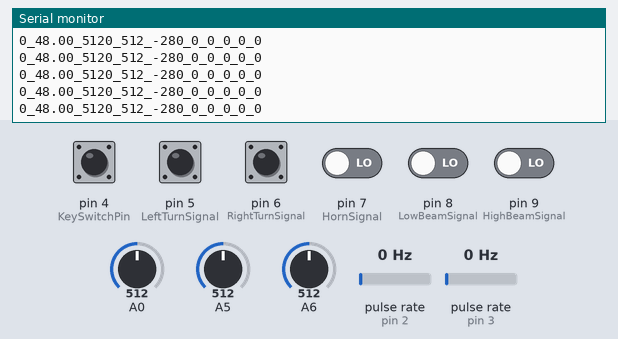
Recording of a sketch running on a simulated Arduino Nano, built with avr-gcc and run on an emulated ATmega328P. Shown: the last lines printed to the serial monitor. Wiring (inferred from the names in the program): 2 × pulse sensor: data pin 2 / data pin 3. Inputs (shaded band) come from the test bench; at power-on: pin 4 (KeySwitchPin), pin 5 (LeftTurnSignal), pin 6 (RightTurnSignal), pin 7 (HornSignal), pin 8 (LowBeamSignal), pin 9 (HighBeamSignal) LOW, A0 = 512, A5 = 512, A6 = 512, pulse rate (sensors on pin 2, pin 3) 0 Hz.

Above: at 1.2 s.
1.3 s: A0 set to 846
At 1.8 s:
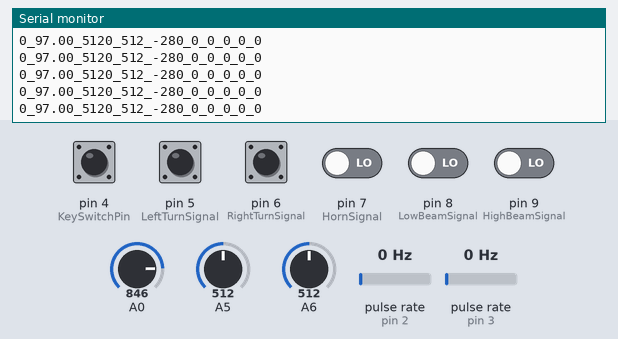
4.3 s: A0 set to 868
At 4.8 s:
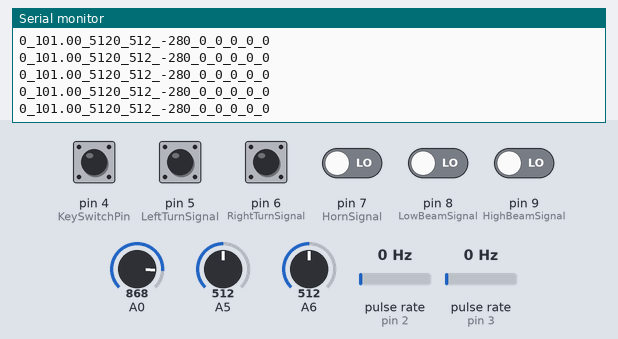
7.3 s: A5 set to 107
At 8.3 s:
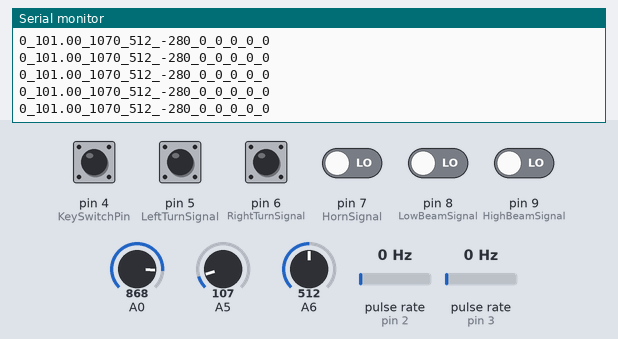
8.8 s: A5 set to 89
At 9.3 s:
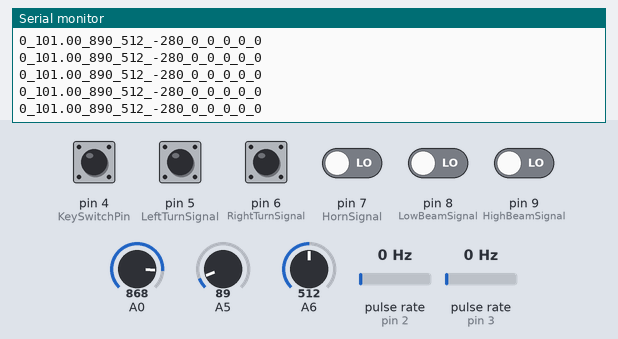
13.3 s: A6 set to 107
At 14.1 s:
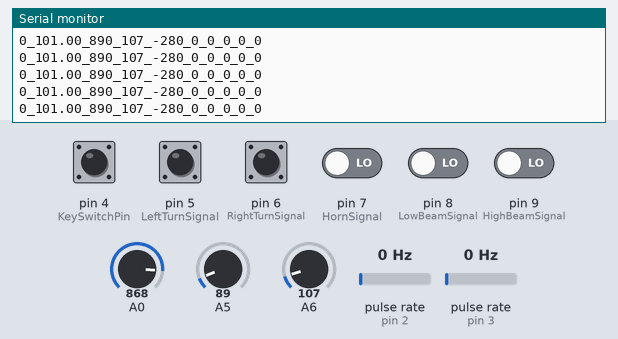
14.8 s: A6 set to 91
At 15.3 s:
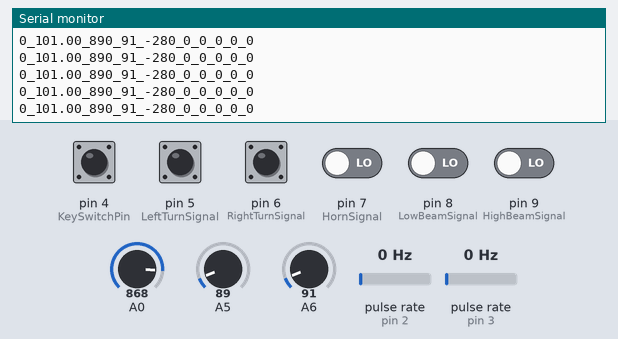
Timing chart, 0 to 17.3 s (numbered marks = the images above; inputs shaded):
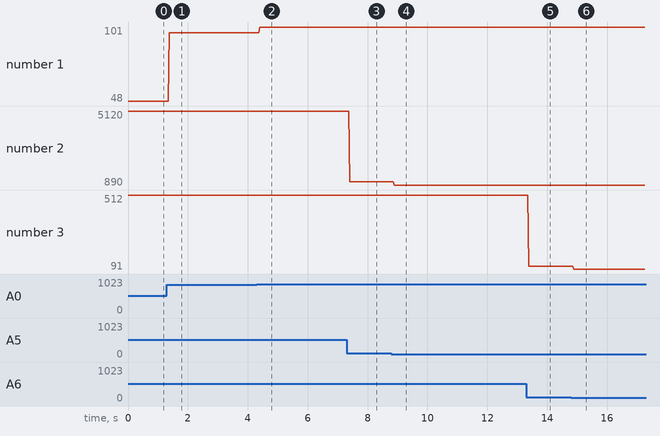

The sketch:

BikeSimulatorNew2.ino
```cpp
//long t;

int KeySwitchPin    = 4;  //สวิทช์กุญแจ
int LeftTurnSignal  = 5 ; //ไฟเลี้ยวซ้าย
int RightTurnSignal = 6 ; //ไฟเลี้ยวขวา
int HornSignal      = 7 ; //แตร
int LowBeamSignal   = 8 ; //ไฟต่ำ
int HighBeamSignal  = 9 ; //ไฟสูง

int AC = 0;
int FB = 0;
int RB = 0;

int keyState = 0;
int FrontBrake = 0;
int RearBrake = 0;
long Steering = 0;
float Accelerator = 0 ;

int KeySwitch   = 0 ; //สวิทช์กุญแจ
int LeftTurn    = 0 ; //ไฟเลี้ยวซ้าย
int RightTurn   = 0 ; //ไฟเลี้ยวขวา
int Horn        = 0 ; //แตร
int LowBeam     = 0 ; //ไฟต่ำ
int HighBeam    = 0 ; //ไฟสูง

//these pins can not be changed 2/3 are special pins
int encoderPin1 = 2;
int encoderPin2 = 3;

volatile int lastEncoded = 0;
volatile long encoderValue = 0;

long lastencoderValue = 0;

int lastMSB = 0;
int lastLSB = 0;

void setup()
{
  pinMode(KeySwitchPin, INPUT);
  pinMode(LeftTurnSignal, INPUT);
  pinMode(RightTurnSignal, INPUT);
  pinMode(HornSignal, INPUT);
  pinMode(LowBeamSignal, INPUT);
  pinMode(HighBeamSignal, INPUT);
  pinMode(encoderPin1, INPUT);
  pinMode(encoderPin2, INPUT);

  digitalWrite(encoderPin1, HIGH); //turn pullup resistor on
  digitalWrite(encoderPin2, HIGH); //turn pullup resistor on
  //call updateEncoder() when any high/low changed seen
  //on interrupt 0 (pin 2), or interrupt 1 (pin 3)
  attachInterrupt(0, updateEncoder, CHANGE);
  attachInterrupt(1, updateEncoder, CHANGE);

  Serial.begin(9600);
}

void loop()
{
  //t = millis();
  //Serial.print(t);
  AC = analogRead(A0);
  FB = analogRead(A5);
  RB = analogRead(A6);
  Accelerator = map(AC, 179, 860, 0, 100);
  FrontBrake = map(FB, 0, 10, 0, 100);
  RearBrake = map(RB, 0, 100, 0, 100);

  Steering = map(encoderValue, 0, 560, -280, 280);

  KeySwitch = digitalRead(KeySwitchPin);
  LeftTurn = digitalRead(LeftTurnSignal);
  RightTurn = digitalRead(RightTurnSignal);
  Horn = digitalRead(HornSignal);
  LowBeam = digitalRead(LowBeamSignal);
  HighBeam = digitalRead(HighBeamSignal);

  if (FrontBrake < 0) {
    FrontBrake = 0;
  }
  if (RearBrake < 0) {
    RearBrake = 0;
  }
  if (Accelerator < 0) {
    Accelerator = 0;
  }
  /*Serial.print("  Steering");
  Serial.print(Steering);
  Serial.print("  encoderValue");
  Serial.print(encoderValue);

  Serial.print("  AC");
  Serial.print(AC);
  Serial.print("  Accelerator");
  Serial.print(Accelerator);

  Serial.print("  FB");
  Serial.print(FB);
  Serial.print("  FrontBrake");
  Serial.print(FrontBrake);

  Serial.print("  RearBrake");
  Serial.print(RearBrake);
  Serial.print("  RB");
  Serial.print(RB);

  Serial.print("  KeySwitch");
  Serial.print(KeySwitch);
  Serial.print("  LeftTurn");
  Serial.print(LeftTurn);
  Serial.print("  RightTurn");
  Serial.print(RightTurn);
  Serial.print("  Horn");
  Serial.print(Horn);
  Serial.print("  LowBeam");
  Serial.print(LowBeam);
  Serial.print("  HighBeam");
  Serial.print(HighBeam);/*

  /*if(KeySwitch != keyState){
     // Key toggled
     keyState = KeySwitch;
     Serial.println("KEY_" + String(keyState));
    }
    else{
     String text = String(keyState) + '_' +String(Accelerator) + '_' + String(FrontBrake) + '_' + String(RearBrake)+ '_' + String(encoderValue)+ '_' + String(LeftTurn)+ '_' + String(RightTurn)+ '_' + String(Horn)+ '_' + String(LowBeam)+ '_' + String(HighBeam);
     Serial.println(text);
    }*/
  String text = String(KeySwitch) + '_' + String(Accelerator) + '_' + String(FrontBrake) + '_' + String(RearBrake) + '_' + String(Steering) + '_' + String(LeftTurn) + '_' + String(RightTurn) + '_' + String(Horn) + '_' + String(LowBeam) + '_' + String(HighBeam);
  Serial.println(text);
  /*
    else if(Accelerator > 0 || FrontBrake > 0 || RearBrake > 0){
    String text = String(Accelerator) + '_' + String(FrontBrake) + '_' + String(RearBrake)+ '_' + String(Steering);
    Serial.println(text);
    } */


  //delay(16.6666);
}

void updateEncoder() {
  int MSB = digitalRead(encoderPin1); //MSB = most significant bit
  int LSB = digitalRead(encoderPin2); //LSB = least significant bit

  int encoded = (MSB << 1) | LSB; //converting the 2 pin value to single number
  int sum  = (lastEncoded << 2) | encoded; //adding it to the previous encoded value

  if (sum == 0b1101 || sum == 0b0100 || sum == 0b0010 || sum == 0b1011) encoderValue ++;
  if (sum == 0b1110 || sum == 0b0111 || sum == 0b0001 || sum == 0b1000) encoderValue --;

  lastEncoded = encoded; //store this value for next time
}
```

Measured:
- after the input at 1.3 s, the serial monitor: prints a new line after 0.07 s (image 1)
- after the input at 4.3 s, the serial monitor: prints a new line after 0.10 s (image 2)
- after the input at 7.3 s, the serial monitor: prints a new line after 0.10 s (image 3)
- after the input at 8.8 s, the serial monitor: prints a new line after 0.09 s (image 4)
- after the input at 13.3 s, the serial monitor: prints a new line after 0.08 s (image 5)
- after the input at 14.8 s, the serial monitor: prints a new line after 0.09 s (image 6)
- plotted number 1: 48 → 97 after the input at 1.3 s, 97 → 101 after the input at 4.3 s
- plotted number 2: 5120 → 1070 after the input at 7.3 s, 1070 → 890 after the input at 8.8 s
